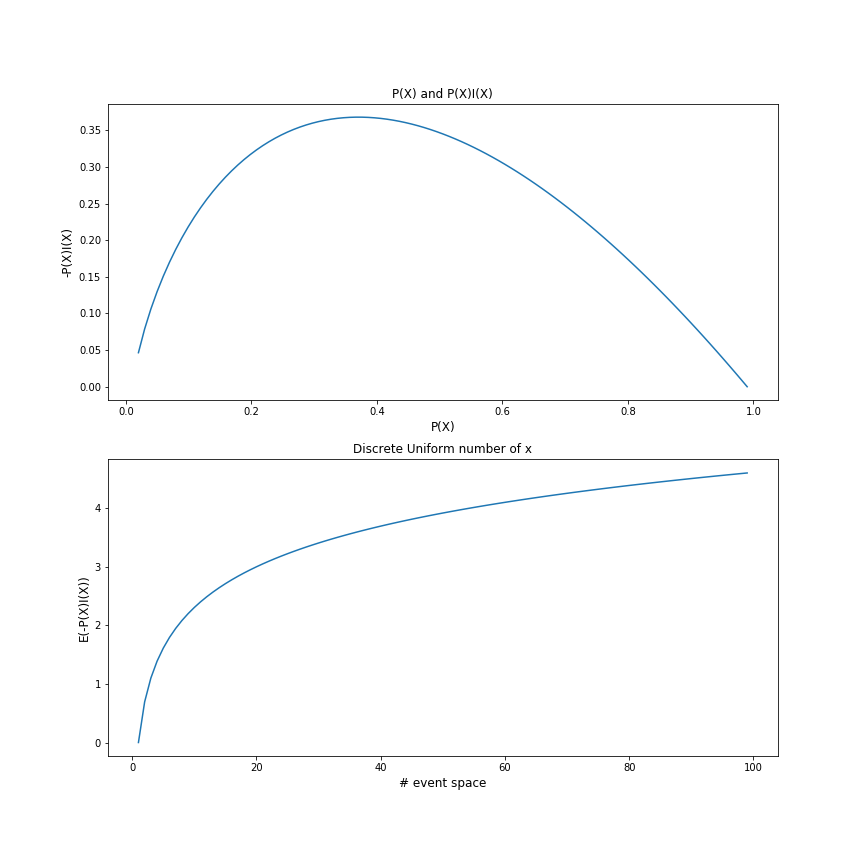

Write the Python code that produced this figure.
f = lambda x: -x*np.log(x)
plt.figure(figsize=[12,12])
plt.subplot(211)
plt.title("P(X) and P(X)I(X)")
plt.xlabel("P(X)", size="large"); plt.ylabel("-P(X)I(X)",size="large")
plt.plot(np.linspace(0.01, 0.99, 100), f(np.linspace(0,1,100)))
plt.subplot(212)
plt.title("Discrete Uniform number of x")
plt.xlabel("# event space", size="large"); plt.ylabel("E(-P(X)I(X))",size="large")
plt.plot(range(1, 100, 1), [f(np.ones([1, i])/i).sum() for i in range(1, 100, 1)])
plt.savefig("fig1.png")
plt.show()